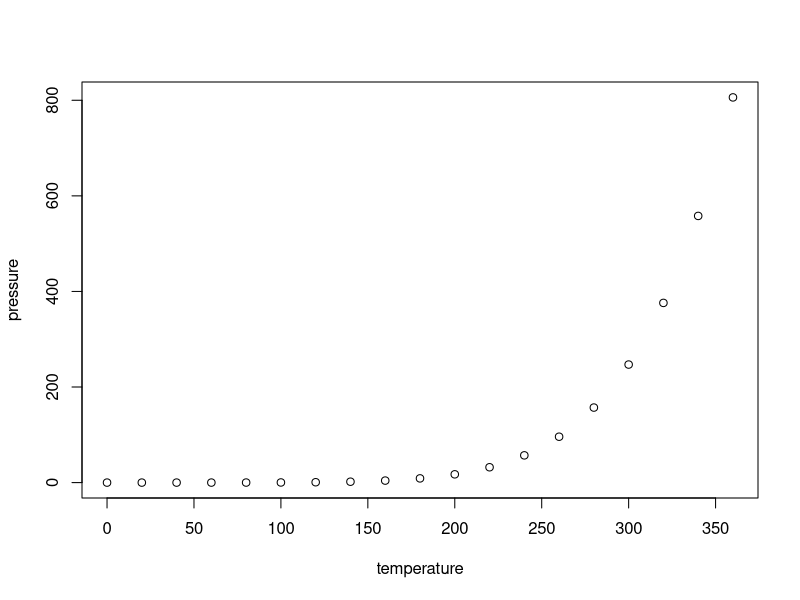
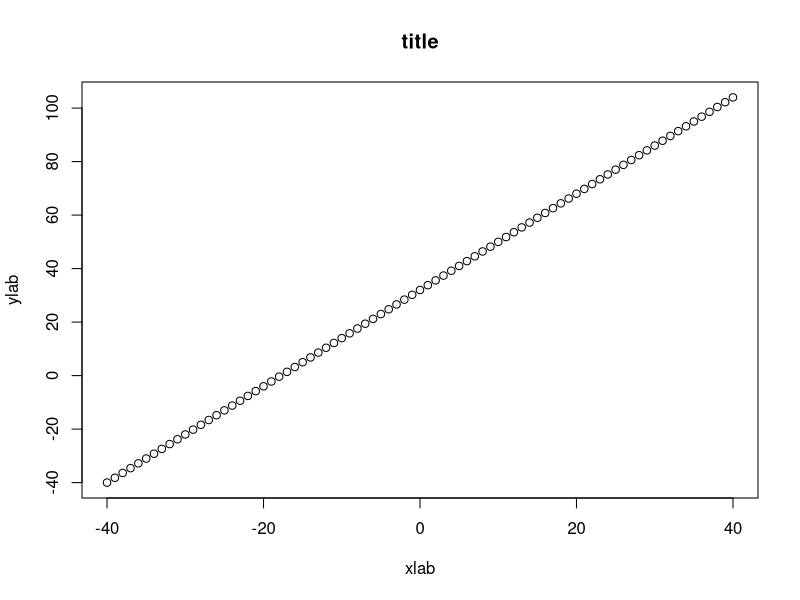

Source code (R) for these figures, in order:
## ---- chunk 1
knitr::opts_chunk$set(echo = TRUE)
## ---- chunk 2
summary(cars)
## ---- chunk 3
plot(pressure)
print(plot)
## ---- chunk 4
a = 3
y = 4
x <- y + 2
b <- a + 2


print(x+b)
## ---- chunk 5

all_C_temps <- seq(-40, 40, 1)
all_F_temps <- all_C_temps * 9/5 + 32


plot(x=all_C_temps, y=all_F_temps, xlab="xlab", ylab="ylab", main="title")

## ---- chunk 6
a = 3
y = 4
x <- y + 2
b <- a + 2


print(x+b)
